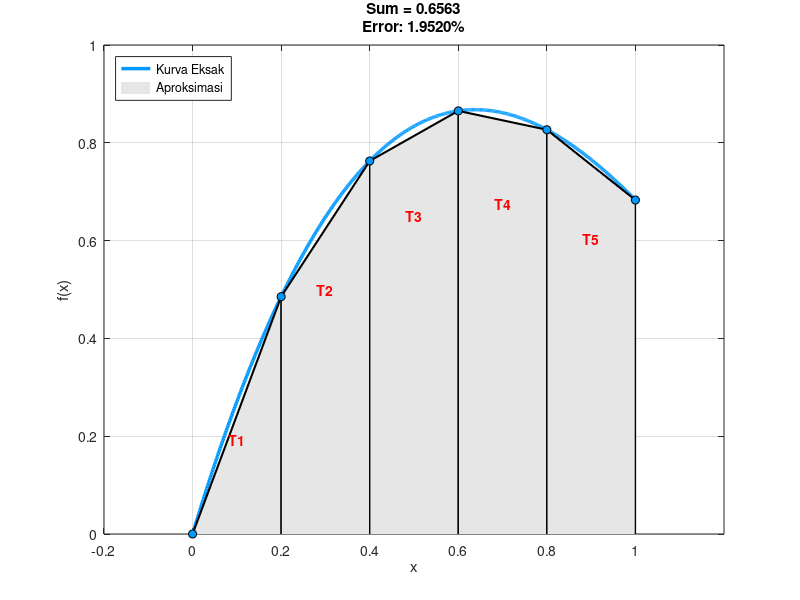

Here is the MATLAB script that generated this plot:
clear; clc; close all;

f = @(x) x.^3 - 3 * x.^2 + x + 2 * sin(x);

disp('--- Program Integral Trapesium ---');
a = 0; % batas bawah
b = 1; % batas atas
n = input('Masukkan jumlah sub-interval (n): ');

dx = (b - a) / n;
sum = 0;   
c1 = a;    

x_fine = linspace(a, b, 500);
y_fine = f(x_fine);
figure('Color', 'w'); 
h_curve = plot(x_fine, y_fine, 'Color', [0 0.6 1], 'LineWidth', 2.5); hold on;
h_fill = [];

fprintf('\nDetail Iterasi:\n');
fprintf('-------------------------------------------------------------\n');
fprintf(' i |    c1     |    c2     |     z (Luas)   |   sum (Total)\n');
fprintf('-------------------------------------------------------------\n');

for i = 1:n
    c2 = c1 + dx;
    z = (dx / 2) * (f(c1) + f(c2));
    sum = sum + z;
    
    x_trap = [c1, c1, c2, c2];
    y_trap = [0, f(c1), f(c2), 0];
    
    h_temp = fill(x_trap, y_trap, [0.9 0.9 0.9], 'EdgeColor', 'none');
    if i==1, h_fill = h_temp; end
    
    plot([c1 c1], [0 f(c1)], 'k-', 'LineWidth', 1);       
    plot([c2 c2], [0 f(c2)], 'k-', 'LineWidth', 1);       
    plot([c1 c2], [f(c1) f(c2)], 'k-', 'LineWidth', 1.5); 
    
    plot(c1, f(c1), 'o', 'MarkerFaceColor', [0 0.6 1], 'MarkerEdgeColor', 'k');
    if i==n, plot(c2, f(c2), 'o', 'MarkerFaceColor', [0 0.6 1], 'MarkerEdgeColor', 'k'); end
    
    text((c1+c2)/2, (f(c1)+f(c2))/2.5, ['T' num2str(i)], 'Color', 'r', 'FontWeight', 'bold', 'HorizontalAlignment', 'center');
    
    fprintf(' %d | %8.4f  | %8.4f  |   %10.4f   |   %10.4f\n', i, c1, c2, z, sum);
    
    c1 = c1 + dx;
end

val_exact = integral(f, a, b);
err_abs = abs(val_exact - sum); 
err_rel = (err_abs / abs(val_exact)) * 100;

fprintf('-------------------------------------------------------------\n');
fprintf('\nHASIL AKHIR:\n');
fprintf('1. Eksak (Analitik) : %.6f\n', val_exact);
fprintf('2. Numerik   : %.6f\n', sum);
fprintf('3. Error Relatif    : %.4f %%\n', err_rel);

title({['Sum = ' num2str(sum, '%.4f')], ...
       ['Error: ' num2str(err_rel, '%.4f') '%']});

xlabel('x'); ylabel('f(x)'); grid on;
xlim([a-0.2, b+0.2]); 
legend([h_curve, h_fill], {'Kurva Eksak', 'Aproksimasi'}, 'Location', 'northwest');
hold off;
